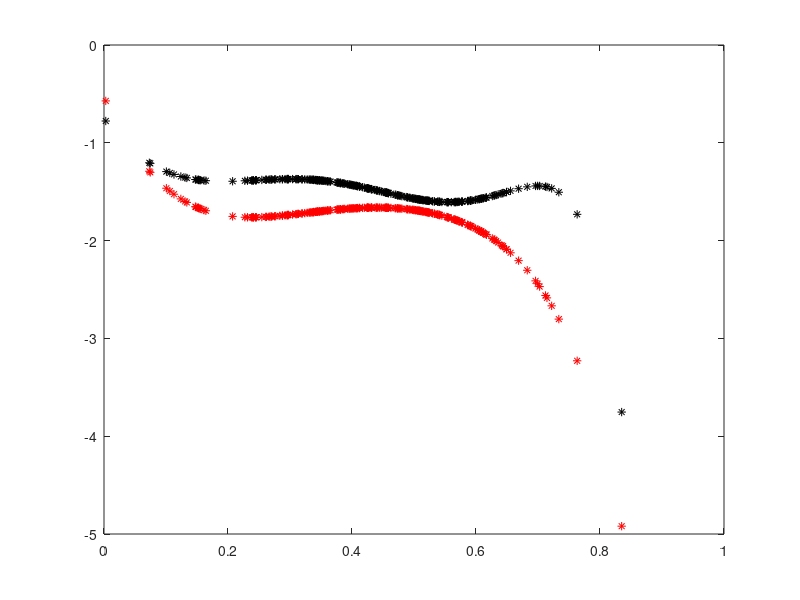

MATLAB code for this plot: (Note: this script raises an error after producing the figure.)
%%
clc
clear all
close all
rng(40)
%% noise choosing 
nn=4;
if nn==1
    noise='without noise'
    elseif nn==2
        noise='Low noise'
    elseif nn==3
        noise='Medium noise'
    elseif nn==4
        noise='High noise'
end
%% load data
load('data')
u=data(:,5);
X=[u.^0 u.^1 u.^2 u.^3 u.^4 u.^5 u.^6 u.^7 u.^8 u.^9];
y=data(:,nn);
%% Regularization
Lambda=0.000001;
%% ls
for k=0:1:9
xtrain=X(100*k+1:100*k+75,:);
ytrain=y(100*k+1:100*k+75);

%% 1
% xtrain(end-10:end)=xtrain(end-10:end)+5*rand(1,11);
% ytrain(end-10:end)=ytrain(end-10:end)+10*rand(1,11)';
% 
% teta(k+1,:)=(inv((xtrain)'*(xtrain)+Lambda*eye(10)))*(xtrain)'*(ytrain);
% meanX=mean(xtrain);
% 
% for i=1:75
%  P(i,i)=exp(-1*norm((xtrain(i,:)-meanX)));
% end
% 
% teta_new(k+1,1:10)=inv(xtrain'*P*xtrain+Lambda*eye(10))*xtrain'*P*ytrain;

%% 2
ytrain(end-10:end)=ytrain(end-10:end)+5*rand(1,11)';
teta(k+1,:)=(inv((xtrain)'*(xtrain)+Lambda*eye(10)))*(xtrain)'*(ytrain);
if k>0
tetahat2=(mean(teta))';
else
    tetahat2=teta';
end

yhat_train=xtrain*tetahat2;
e2=ytrain-yhat_train;
for r=1:size(e2,1)
    Q(r,r)=1/(1+10*e2(r,:));
end

teta_new(k+1,:)=inv(xtrain'*Q*xtrain+Lambda*eye(10))*xtrain'*Q*ytrain;
end
tetahat=(mean(teta))';

for i=0:9
    utest(25*i+1:25*(i+1))=u(100*i+76:100*(i+1));
    ytest(25*i+1:25*(i+1),:)=y(100*i+76:100*(i+1));
    xtest(25*i+1:25*(i+1),(1:10))= X(100*i+76:100*(i+1),(1:10));
end
yhat=xtest*tetahat;
e=ytest-yhat;

%%
tetahat_new=(mean(teta_new))';
yhat_new=xtest*tetahat_new;
e_new=ytest-yhat_new;
%% plot
figure();
plot(utest,yhat_new,'r*');
hold on
plot(utest,yhat,'k*');
hold on
plot(utest,ytest,'bO');
legend('Estimated (WLS)','Old Estimated (LS)','Real');
grid on;
xlabel('input');
ylabel('output');
saveas(gcf,'Estimated_and_Real.png')

% figure;
% plot(utest,e,'ko');
% legend('Error');
% grid on;
% xlabel('input');
% ylabel('Error');

%% Error Bar
sigma2=((e'*e)/(250-10));                   
cov_tetahat=(sigma2)*(inv(xtest'*xtest));
covyhat=xtest*cov_tetahat*xtest';
error_band_pos=yhat+sqrt(diag(covyhat));
error_band_neg=yhat-sqrt(diag(covyhat));

figure();
plot(utest,error_band_pos,'ko',utest,error_band_neg,'ko',utest,yhat,'g*');
legend('Error Bar');
grid on;
xlabel('input');
title('Error Bar on Old Estimated (LS)')
saveas(gcf,'Error_Bar_Old_Estimated.png')

sigma3=((e_new'*e_new)/(250-10));                  
cov_tetahat2=(sigma3)*(inv(xtest'*xtest));
covyhat2=xtest*cov_tetahat2*xtest';
error_band_pos2=yhat+sqrt(diag(covyhat2));
error_band_neg2=yhat-sqrt(diag(covyhat2));

figure();
plot(utest,error_band_pos2,'ko',utest,error_band_neg2,'ko',utest,yhat,'g*');
legend('Error Bar');
grid on;
xlabel('input');
title('Error Bar on New Estimated (WLS)')
saveas(gcf,'Error_Bar_New_Estimated.png')

display(mse(e),'Mean squared normalized old error (LS) ')
display(mse(e_new),'Mean squared normalized new error (WLS)')


